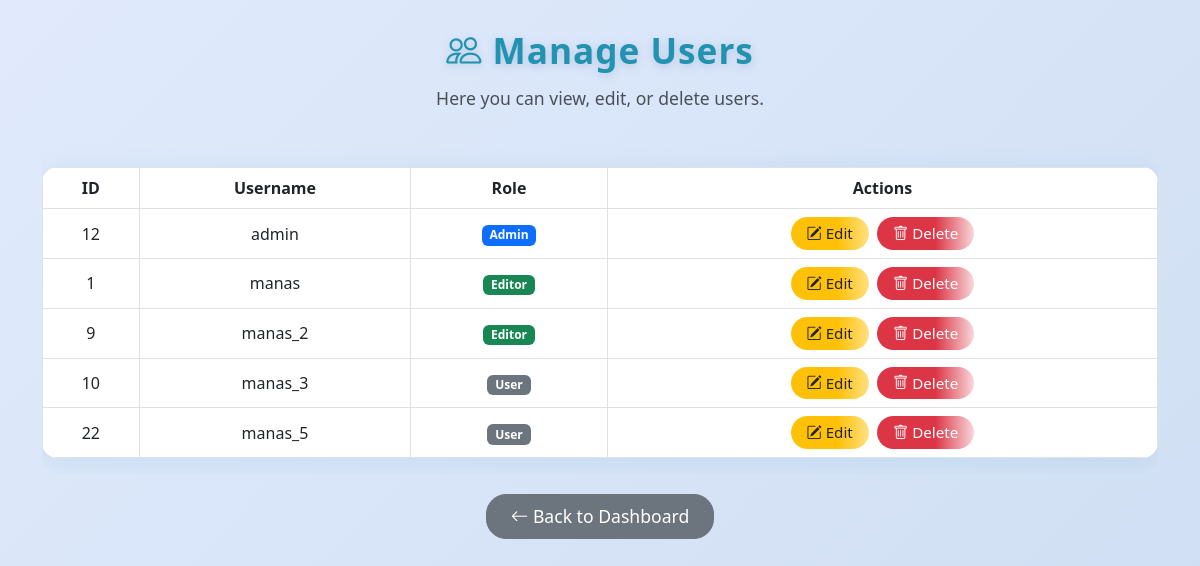
The page /manage_users.php (signed in) on the database as committed earlier.
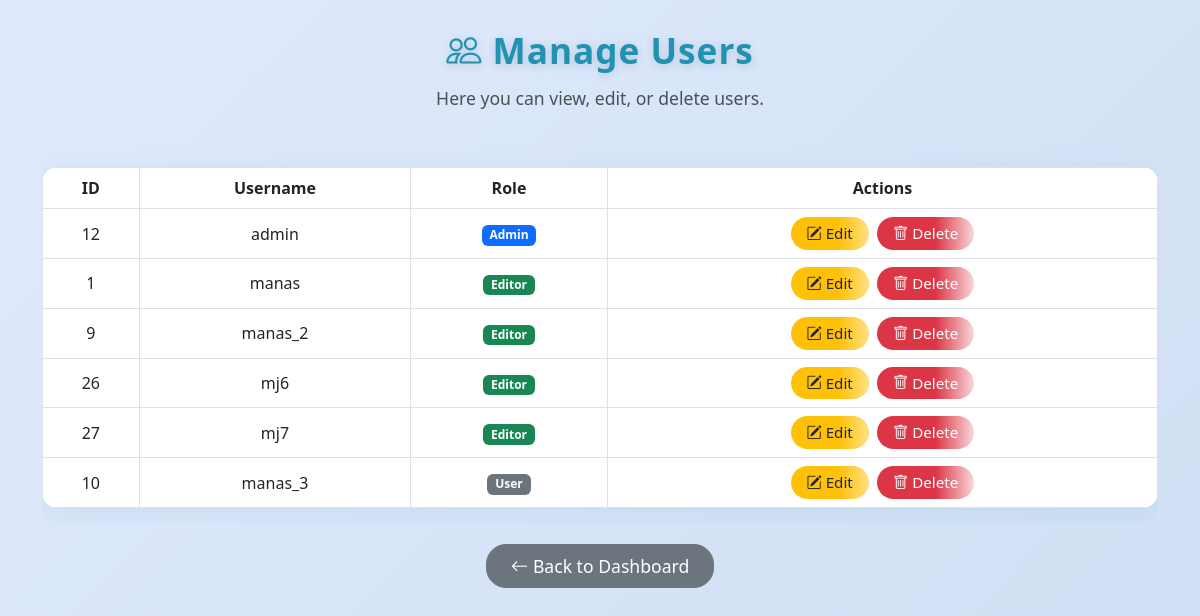
The same page on the database as committed later.
### tables this page shows
CREATE TABLE `users` (
  `id` int(11) NOT NULL,
  `username` varchar(50) NOT NULL,
  `password` varchar(255) NOT NULL,
  `role` enum('admin','editor','user') DEFAULT 'user'
);

### manage_users.php (the view, shortened to what this page needs)
<?php
include 'db.php';
$stmt = $conn->prepare("SELECT id, username, role FROM users ORDER BY role, username");
$stmt->execute();
$result = $stmt->get_result();
?>
<!DOCTYPE html>
<html>
<head>
    <link href="https://cdn.jsdelivr.net/npm/bootstrap@5.3.0/dist/css/bootstrap.min.css" rel="stylesheet">
    <link href="https://cdn.jsdelivr.net/npm/bootstrap-icons@1.11.3/font/bootstrap-icons.css" rel="stylesheet">
</head>
<body>
    <div class="container py-4">
        <div class="text-center">
            <div class="main-title"><i class="bi bi-people"></i> Manage Users</div>
            <div class="subtitle">Here you can view, edit, or delete users.</div>
        </div>
        <div class="table-responsive">
            <table class="table table-bordered mt-4 align-middle">
                <thead>
                    <tr>
                        <th>ID</th>
                        <th>Username</th>
                        <th>Role</th>
                        <th>Actions</th>
                    </tr>
                </thead>
                <tbody>
                    <?php while ($row = $result->fetch_assoc()): ?>
                        <tr>
                            <td><?php echo htmlspecialchars($row['id']); ?></td>
                            <td><?php echo htmlspecialchars($row['username']); ?></td>
                            <td>
                                <span class="badge bg-<?php
                                    if ($row['role'] === 'admin') echo 'primary';
                                    elseif ($row['role'] === 'editor') echo 'success';
                                    else echo 'secondary';
                                ?>">
                                    <?php echo htmlspecialchars(ucfirst($row['role'])); ?>
                                </span>
                            </td>
                            <td>
                                <a href="edit_user.php?id=<?php echo $row['id']; ?>" class="btn btn-warning btn-sm me-1">
                                    <i class="bi bi-pencil-square"></i> Edit
                                </a>
                                <a href="delete_user.php?id=<?php echo $row['id']; ?>" class="btn btn-danger btn-sm"
                                   onclick="return confirm('Are you sure you want to delete this user?');">
                                    <i class="bi bi-trash"></i> Delete
                                </a>
                            </td>
                        </tr>
                    <?php endwhile; ?>
                </tbody>
            </table>
        </div>
        <div class="text-center">
            <a href="admin_dashboard.php" class="btn btn-secondary">
                <i class="bi bi-arrow-left"></i> Back to Dashboard
            </a>
        </div>
    </div>
</body>
</html>

### manage_users.php (style rules this page uses)
body { background: linear-gradient(135deg, #e0eafc 0%, #cfdef3 100%); min-height: 100vh; font-family: 'Segoe UI', Arial, sans-serif; }
.main-title { font-size: 2.2rem; font-weight: bold; color: #2193b0; margin-bottom: 0.5rem; letter-spacing: 1px; text-shadow: 0 2px 8px #b3c6e0; }
.subtitle { color: #495057; font-size: 1.1rem; margin-bottom: 2rem; }
.table { background: #fff; border-radius: 1rem; overflow: hidden; box-shadow: 0 4px 24px rgba(33,147,176,0.10); }
th { background: #2193b0; color: #fff; font-weight: 600; text-align: center; }
td { vertical-align: middle !important; text-align: center; }
.btn-warning, .btn-danger { border-radius: 20px; font-size: 0.95rem; padding: 5px 16px; }
.btn-warning { background: linear-gradient(90deg, #ffc107 60%, #ffe082 100%); color: #212529; border: none; }
.btn-danger { background: linear-gradient(90deg, #dc3545 60%, #f8d7da 100%); color: #fff; border: none; }
.btn-secondary { border-radius: 20px; padding: 8px 24px; font-size: 1.1rem; margin-top: 20px; }
.table-responsive { border-radius: 1rem; overflow: hidden; }

Rows that differ between the two databases and show on the page:
removed users: id "22", username "manas_5", role "User"
added users: id "26", username "mj6", role "Editor"
added users: id "27", username "mj7", role "Editor"
